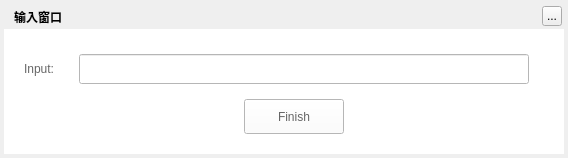
<?xml version="1.0" encoding="UTF-8"?>
<ui version="4.0">
 <class>MusicInputDialog</class>
 <widget class="QWidget" name="MusicInputDialog">
  <property name="geometry">
   <rect>
    <x>0</x>
    <y>0</y>
    <width>568</width>
    <height>158</height>
   </rect>
  </property>
  <property name="windowTitle">
   <string>输入窗口</string>
  </property>
  <property name="styleSheet">
   <string notr="true"/>
  </property>
  <widget class="QLabel" name="background">
   <property name="geometry">
    <rect>
     <x>4</x>
     <y>4</y>
     <width>560</width>
     <height>150</height>
    </rect>
   </property>
   <property name="styleSheet">
    <string notr="true"/>
   </property>
   <property name="text">
    <string/>
   </property>
  </widget>
  <widget class="QLabel" name="topTitleName">
   <property name="geometry">
    <rect>
     <x>14</x>
     <y>4</y>
     <width>221</width>
     <height>25</height>
    </rect>
   </property>
   <property name="styleSheet">
    <string notr="true">color:&quot;#FFFFFF&quot;;font-weight:bold</string>
   </property>
   <property name="text">
    <string>输入窗口</string>
   </property>
  </widget>
  <widget class="QToolButton" name="topTitleCloseButton">
   <property name="geometry">
    <rect>
     <x>542</x>
     <y>6</y>
     <width>20</width>
     <height>20</height>
    </rect>
   </property>
   <property name="text">
    <string>...</string>
   </property>
  </widget>
  <widget class="QWidget" name="backgroundMask" native="true">
   <property name="geometry">
    <rect>
     <x>4</x>
     <y>29</y>
     <width>560</width>
     <height>125</height>
    </rect>
   </property>
   <property name="styleSheet">
    <string notr="true">QWidget{color:#666666;background:white;}
QLabel{background:transparent;}</string>
   </property>
   <widget class="QLineEdit" name="edit">
    <property name="geometry">
     <rect>
      <x>75</x>
      <y>25</y>
      <width>450</width>
      <height>30</height>
     </rect>
    </property>
    <property name="readOnly">
     <bool>false</bool>
    </property>
   </widget>
   <widget class="QPushButton" name="button">
    <property name="geometry">
     <rect>
      <x>240</x>
      <y>70</y>
      <width>100</width>
      <height>35</height>
     </rect>
    </property>
    <property name="cursor">
     <cursorShape>PointingHandCursor</cursorShape>
    </property>
    <property name="text">
     <string>Finish</string>
    </property>
   </widget>
   <widget class="QLabel" name="label">
    <property name="geometry">
     <rect>
      <x>20</x>
      <y>25</y>
      <width>50</width>
      <height>30</height>
     </rect>
    </property>
    <property name="text">
     <string>Input:</string>
    </property>
   </widget>
  </widget>
 </widget>
 <resources/>
 <connections/>
</ui>
